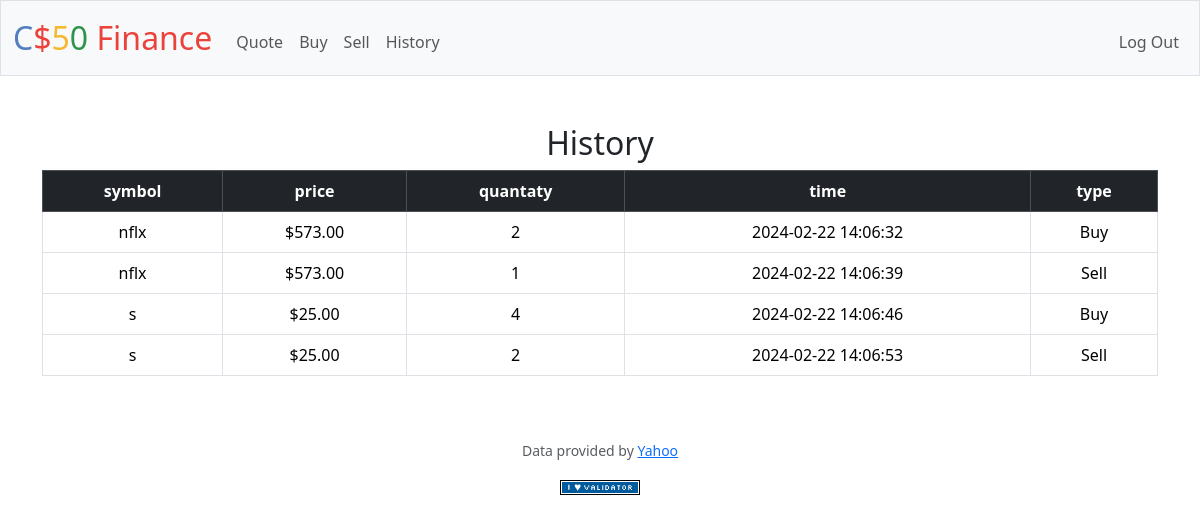
Screenshot of /history (signed in) with the database file from the repository.
### tables this page shows
CREATE TABLE history (id INTEGER PRIMARY KEY AUTOINCREMENT NOT NULL, symbol TEXT NOT NULL, price NUMERIC NOT NULL, 
user_id INTEGER, quantaty INTEGER NOT NULL, sell_time DATETIME DEFAULT CURRENT_TIMESTAMP, tran TEXT NOT NULL, FOREIGN KEY (user_id) REFERENCES users (id));

### app.py (the view)
@app.route("/history")
@login_required
def history():
    if request.method == "POST" or request.method == "GET":
        history = db.execute("SELECT * FROM history WHERE user_id = ?", session["user_id"])
        return render_template("history.html", history=history)

### app.py (called while the page is built)
@app.after_request
def after_request(response):
    response.headers["Cache-Control"] = "no-cache, no-store, must-revalidate"
    response.headers["Expires"] = 0
    response.headers["Pragma"] = "no-cache"
    return response

### helpers.py (called while the page is built)
def login_required(f):
    @wraps(f)
    def decorated_function(*args, **kwargs):
        if session.get("user_id") is None:
            return redirect("/login")
        return f(*args, **kwargs)
    return decorated_function

def usd(value):
    return f"${value:,.2f}"

### templates/history.html (shortened to what this page needs)
{% extends "layout.html" %}
{% block main %}
        <div class="mb-3">
            <h2>History</h2>
                <table class="table table-bordered">
                    <thead class="table-dark">
                        <tr>
                            <th>symbol</th>
                            <th>price</th>
                            <th>quantaty</th>
                            <th>time</th>
                            <th>type</th>
                        </tr>
                    </thead>
                    <tbody>
                        {% for stock in history %}
                            <tr>
                                <td>{{ stock["symbol"] }}</td>
                                <td>{{ stock["price"] | usd }}</td>
                                <td>{{ stock["quantaty"] }}</td>
                                <td>{{ stock["sell_time"] }}</td>
                                <td>{{ stock["tran"] }}</td>
                            </tr>
                        {% endfor %}
                    </tbody>
                </table>
        </div>
{% endblock %}

### templates/layout.html (shortened to what this page needs)
<!DOCTYPE html>
<html lang="en">
    <head>
        <link href="https://cdn.jsdelivr.net/npm/bootstrap@5.3.2/dist/css/bootstrap.min.css" rel="stylesheet">
        <link href="/static/styles.css" rel="stylesheet">
    </head>
    <body>
        <nav class="bg-light border navbar navbar-expand-md navbar-light">
            <div class="container-fluid">
                <a class="navbar-brand" href="/"><span class="blue">C</span><span class="red">$</span><span class="yellow">5</span><span class="green">0</span> <span class="red">Finance</span></a>
                <div class="collapse navbar-collapse" id="navbar">
                    {% if session["user_id"] %}
                        <ul class="navbar-nav me-auto mt-2">
                            <li class="nav-item"><a class="nav-link" href="/quote">Quote</a></li>
                            <li class="nav-item"><a class="nav-link" href="/buy">Buy</a></li>
                            <li class="nav-item"><a class="nav-link" href="/sell">Sell</a></li>
                            <li class="nav-item"><a class="nav-link" href="/history">History</a></li>
                        </ul>
                        <ul class="navbar-nav ms-auto mt-2">
                            <li class="nav-item"><a class="nav-link" href="/logout">Log Out</a></li>
                        </ul>
                    {% else %}
                        <ul class="navbar-nav ms-auto mt-2">
                            <li class="nav-item"><a class="nav-link" href="/register">Register</a></li>
                            <li class="nav-item"><a class="nav-link" href="/login">Log In</a></li>
                        </ul>
                    {% endif %}
                </div>
            </div>
        </nav>
        <main class="container py-5 text-center">
            {% block main %}{% endblock %}
        </main>
        <footer class="mb-5">
            <p class="mb-3 small text-center text-muted">
                Data provided by <a href="https://finance.yahoo.com/">Yahoo</a>
            </p>
            <form action="https://validator.w3.org/check" class="text-center" enctype="multipart/form-data" method="post" target="_blank">
                <input alt="Validate" src="/static/I_heart_validator.png" type="image">
            </form>
        </footer>
    </body>
</html>

### static/styles.css (style rules this page uses)
nav .navbar-brand { font-size: xx-large; }
nav .navbar-brand .blue { color: #537fbe; }
nav .navbar-brand .red { color: #ea433b; }
nav .navbar-brand .yellow { color: #f5b82e; }
nav .navbar-brand .green { color: #2e944b; }

### rows the page displays
history: symbol "nflx", price "$573.00", quantaty "2", sell_time "2024-02-22 14:06:32", tran "Buy"
history: symbol "nflx", price "$573.00", quantaty "1", sell_time "2024-02-22 14:06:39", tran "Sell"
history: symbol "s", price "$25.00", quantaty "4", sell_time "2024-02-22 14:06:46", tran "Buy"
history: symbol "s", price "$25.00", quantaty "2", sell_time "2024-02-22 14:06:53", tran "Sell"
